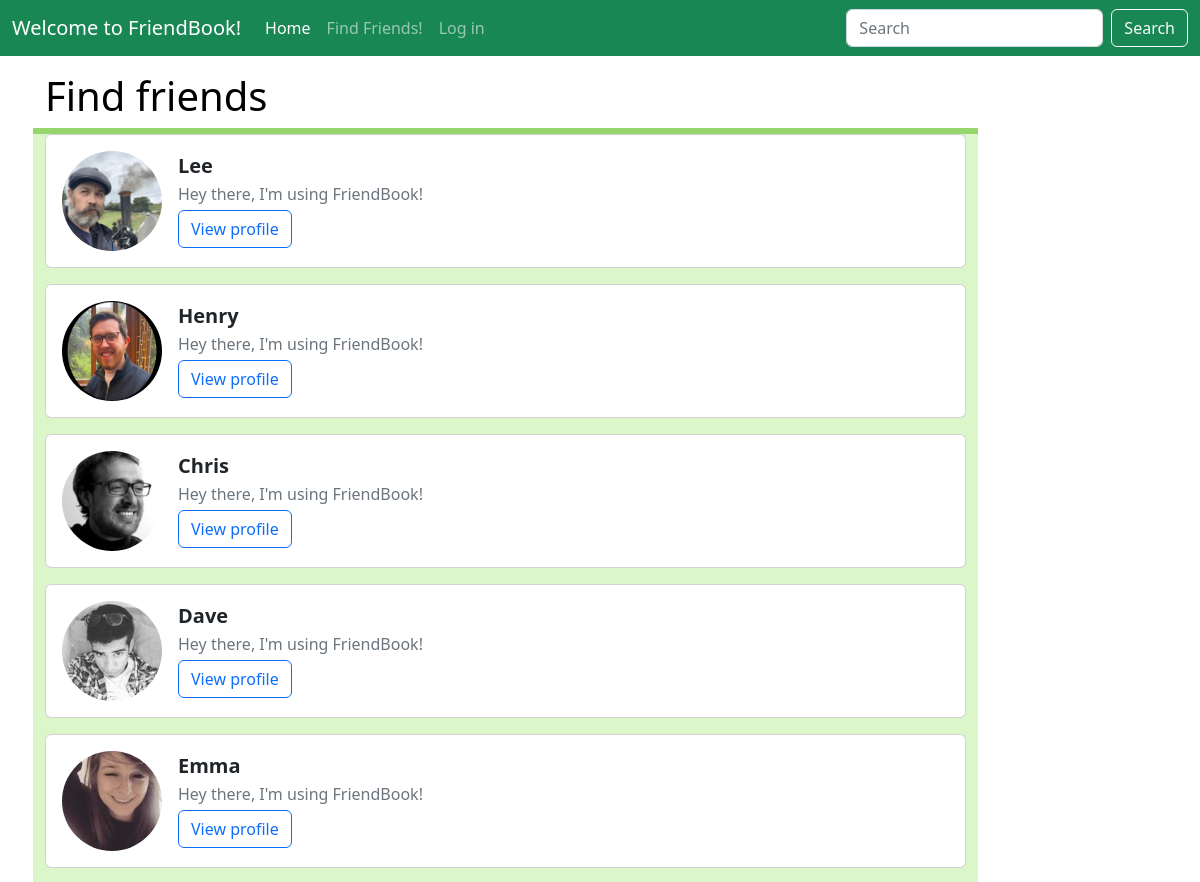
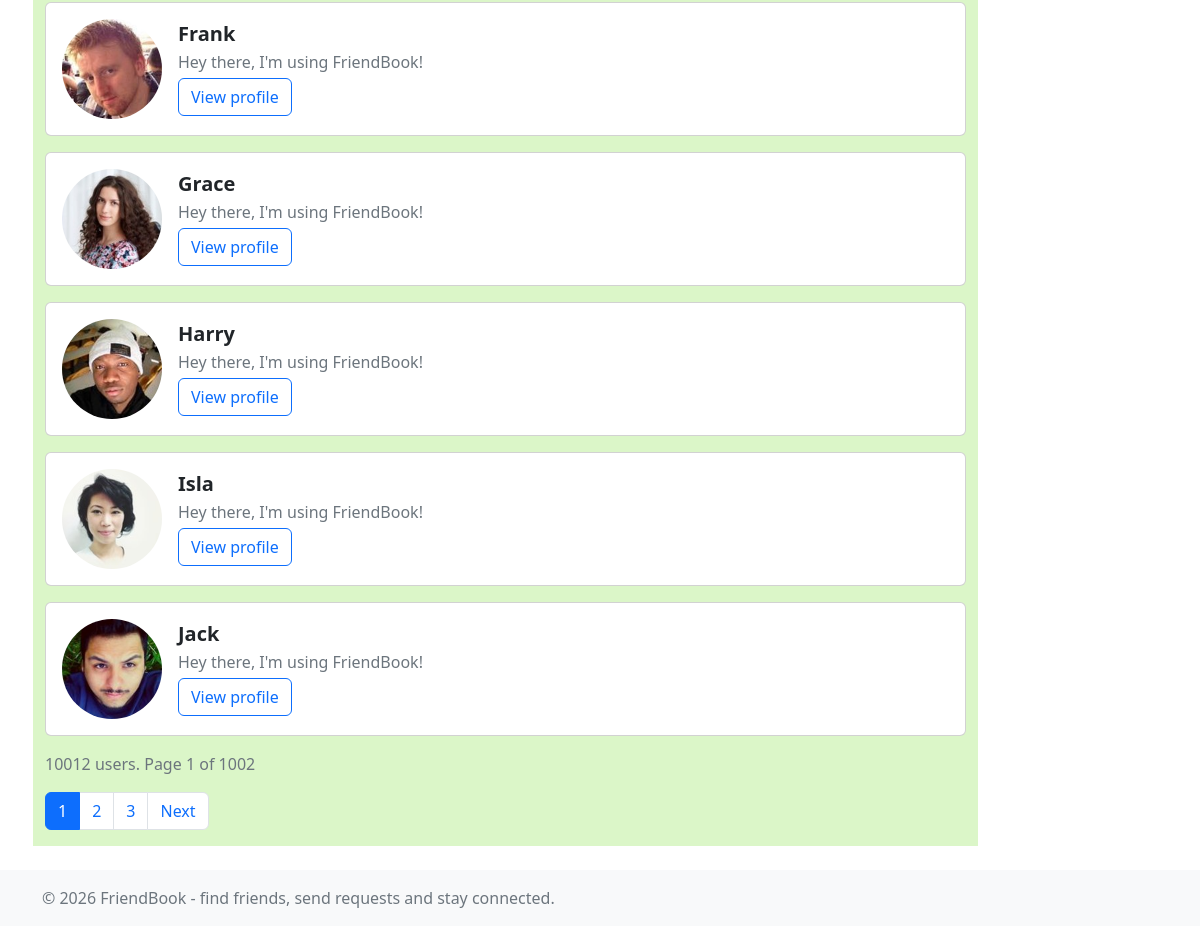
The page /users.php on the database its author committed (2 pictures, top to bottom).
### tables this page shows
CREATE TABLE users (
                       id INTEGER PRIMARY KEY AUTOINCREMENT,
                       username TEXT NOT NULL,
                       email TEXT NOT NULL,
                       photo TEXT,
                       password TEXT NOT NULL,
                       lat REAL,
                       lng REAL
);

### users.php (called while the page is built, shortened)
<?php
require_once('Models/FriendDataSet.php');
require_once('Models/UserDataSet.php');
require_once('Models/User.php');
$view = new stdClass();
$dataSet = new UserDataSet();
$friendSet = new FriendDataSet();
$user = new User();
$view->pageTitle = 'Find friends';
$view->loggedIn = $user->userLoggedIn();
$view->currentUserId = 0;
$excludedId = $view->currentUserId;
$perPage = 10;
$search = "";
$totalUsers = $dataSet->countUsers($search, $excludedId);
$totalPages = max(1, (int)ceil($totalUsers / $perPage));
$page = 1;
$page = min($page, $totalPages);
$offset = ($page - 1) * $perPage;
$view->users = $dataSet->fetchUserPaging($perPage, $offset, $search, $excludedId);
$view->friendCount = [];
foreach ($view->users as $friend) {
    $view->friendCount[$friend->getId()] = $friendSet->friendCount($friend->getId());
}
$view->totalUsers = $totalUsers;
$view->page = $page;
$view->totalPages = $totalPages;
$view->search = $search;
require_once('Views/users.phtml');

### Models/Database.php (called while the page is built, shortened)
<?php
class Database
{
    protected static $_dbInstance = null;
    protected $_dbHandle;
    public static function getInstance()
    {
        if (self::$_dbInstance === null) {
            self::$_dbInstance = new self();
        }
        return self::$_dbInstance;
    }
    private function __construct()
    {
        try {
            $this->_dbHandle = new PDO("sqlite:" . __DIR__ . "/../Database/friendbook.sqlite");
        } catch (PDOException $e) {
            echo $e->getMessage();
        }
    }
    public function getdbConnection()
    {
        return $this->_dbHandle;
    }
}

### Models/DataSet.php (called while the page is built, shortened)
<?php
require_once("Database.php");
abstract class DataSet
{
    public function __construct()
    {
        $this->_dbInstance = Database::getInstance();
        $this->_dbHandle = $this->_dbInstance->getdbConnection();
    }
}

### Models/UserData.php (called while the page is built, shortened)
<?php
class UserData
{
    protected $_id;
    protected $_username;
    protected $_photo;
    public function __construct($dbRow){
        $this->_id = $dbRow["id"];
        $this->_username = $dbRow["username"];
        $this->_photo = $dbRow["photo"];
    }
    public function getId(){
        return $this->_id;
    }
    public function getUsername(){
        return $this->_username;
    }
    public function getPhotoPath(){
        $file = basename((string)$this->_photo);
        if ($file !== '' && file_exists(__DIR__ . '/../profiles/' . $file)){
           return 'profiles/' . $file;
        }
        return 'profiles/placeholder.jpg';
    }
}

### Models/UserDataSet.php (called while the page is built, shortened)
<?php
require_once ('DataSet.php');
require_once ('UserData.php');
class UserDataSet extends DataSet {
    public function fetchUserPaging($limit, $offset, $search = "", $excludedId = 0) {
        $sqlQuery = 'SELECT * FROM users WHERE username LIKE :search AND id != :excludedId
                     LIMIT :limit OFFSET :offset';
        $statement = $this->_dbHandle->prepare($sqlQuery);
        $statement->bindValue(':limit', $limit, PDO::PARAM_INT);
        $statement->bindValue(':offset', $offset, PDO::PARAM_INT);
        $statement->bindValue(':search', $search . "%");
        $statement->bindValue(':excludedId', $excludedId, PDO::PARAM_INT);
        $statement->execute();
        $dataSet = [];
        while ($row = $statement->fetch()) {
            $dataSet[] = new UserData($row);
        }
        return $dataSet;
    }
    public function countUsers($search = "", $excludedId = 0){
        $sqlQuery="SELECT COUNT(*) FROM users WHERE username LIKE :search AND id != :excludedId";
        $statement = $this->_dbHandle->prepare($sqlQuery);
        $statement->execute([':search' => $search . "%", ':excludedId' => $excludedId]);
        return (int)$statement->fetchColumn();
    }
}

### Models/FriendDataSet.php (called while the page is built, shortened)
<?php
require_once("DataSet.php");
class FriendDataSet extends DataSet
{
    public function friendCount($userId)
    {
        $sqlQuery = "SELECT COUNT(*) FROM friends
                     WHERE (friend1 = :userId OR friend2 = :userId) AND status = 2";
        $statement = $this->_dbHandle->prepare($sqlQuery);
        $statement->execute([":userId" => $userId]);
        return (int)$statement->fetchColumn();
    }
}

### Models/User.php (called while the page is built, shortened)
<?php
require_once("Models/UserDataSet.php");
class User
{
    public function userLoggedIn()
    {
        $userLoggedIn = false;
        return $userLoggedIn;
    }
}

### Views/users.phtml (the view, shortened to what this page needs)
<?php require('template/header.phtml') ?>
<?php foreach ($view->users as $user) { ?>
    <div class="card mb-3">
        <div class="card-body d-flex align-items-center">
            <img src="<?php echo htmlspecialchars($user->getPhotoPath()); ?>"
                 alt="<?php echo htmlspecialchars($user->getUsername()); ?>"
                 class="rounded-circle me-3" width="100" height="100">
            <div>
                <h5 class="mb-1 fw-bold"><?php echo htmlspecialchars($user->getUsername()); ?></h5>
                <p class="text-muted mb-1">Hey there, I'm using FriendBook!</p>
                <?php if ($view->loggedIn) { ?>
                    <p class="text-muted mb-1">Email: <?php echo htmlspecialchars($user->getEmail()); ?></p>
                    <?php $friendCount = (int)$view->friendCount[$user->getId()];
                    ?>
                    <small> <?php
                        echo $friendCount;
                        if ($friendCount == 1) {
                            echo ' friend';
                        } else {
                            echo ' friends';
                        } ?>
                    </small>
                    <?php
                    $friendship = null;
                    if (isset($view->friendships[$user->getId()])) {
                        $friendship = $view->friendships[$user->getId()];
                    }
                    ?>
                    <!-- No friend button is displayed on the logged-in user's own card. Otherwise,
                    if there is no friendship, the request friend button appears, if a request is pending aka status=1,
                    then it displays the request pending badge. Anything else other than that will just display the
                    friends badge. -->
                    <?php if ($user->getId() != $view->currentUserId) { ?>
                        <?php if ($friendship == null) { ?>
                            <form method="post" action="sendfriendrequest.php">
                                <input type="hidden" name="receiverId" value="<?php echo (int)$user->getId(); ?>">
                                <button type="submit" class="btn btn-primary">Request friend!</button>
                            </form>
                        <?php } else if ($friendship->getStatus() == "1") { ?>
                            <span class="badge bg-warning text-dark">Request Pending</span>
                        <?php } else { ?>
                            <span class="badge bg-success">Friends!</span>
                        <?php } ?>
                    <?php } ?>
                <?php } else { ?>
                    <a class="btn btn-outline-primary" href="login.php">View profile</a>
                <?php } ?>
            </div>
        </div>
    </div>
<?php } ?>
<?php
$startPage = $view->page - 1;
$endPage = $view->page + 1;
if ($startPage < 1) {
    $startPage = 1;
    $endPage = 3;
}
?>
<nav aria-label="User pages">
    <p class="text-muted"><?php echo (int)$view->totalUsers; ?> users.
        Page <?php echo (int)$view->page; ?> of <?php echo (int)$view->totalPages; ?>
    </p>
    <ul class="pagination">
        <?php for ($i = $startPage; $i <= $endPage; $i++) { ?>
            <?php if ($i == $view->page) { ?>
                <li class="page-item active"><span class="page-link"><?php echo $i; ?></span></li>
            <?php } else { ?>
                <li class="page-item"><a class="page-link"
                                         href="users.php?<?php echo htmlspecialchars(http_build_query(["search" => $view->search, "page" => $i])); ?>"><?php echo $i; ?></a>
                </li>
            <?php } ?>
        <?php } ?>
        <?php if ($view->page < $view->totalPages) { ?>
            <li class="page-item"><a class="page-link"
                                     href="users.php?<?php echo htmlspecialchars(http_build_query(["search" => $view->search, "page" => $view->page + 1])); ?>">Next</a>
            </li>
        <?php } ?>
    </ul>
</nav>
<?php require('template/footer.phtml') ?>

### Views/template/header.phtml (shortened to what this page needs)
<!DOCTYPE html>
<html lang="en">
<head>
    <link href="https://cdn.jsdelivr.net/npm/bootstrap@5.2.0/dist/css/bootstrap.min.css" rel="stylesheet"
>
    <link href="css/my-style.css" rel="stylesheet">
</head>
<body class="d-flex flex-column h-100">
<header>
    <nav class="navbar navbar-expand-md navbar-dark fixed-top bg-success">
        <div class="container-fluid">
            <a class="navbar-brand" href="#">Welcome to FriendBook!</a>
            <div class="collapse navbar-collapse" id="navbarCollapse">
                <ul class="navbar-nav me-auto mb-2 mb-md-0">
                    <li class="nav-item">
                        <a class="nav-link active" aria-current="page" href="index.php">Home</a>
                    </li>
                    <li class="nav-item">
                        <a class="nav-link" href="users.php"> Find Friends!</a>
                    </li>
                    <?php if (isset($_SESSION["userId"])) { ?>
                        <li class="nav-item">
                            <a class="nav-link" href="logout.php">Log out</a>
                        </li>
                        <li class="nav-item">
                            <a class="nav-link" href="friends.php"> Friends list</a>
                        </li>
                        <li class="nav-item">
                            <a class="nav-link" href="edit_profile.php">Edit Profile</a>
                        </li>
                        <li class="nav-item"><span
                                    class="nav-link"> Logged in as <?php echo htmlspecialchars($_SESSION['username']); ?></span>
                        </li>
                    <?php } else { ?>
                        <li class="nav-item">
                            <a class="nav-link" href="login.php"> Log in</a>
                        </li>
                    <?php } ?>
                </ul>
                <form class="d-flex" role="search" method="get" action="users.php">
                    <input class="form-control me-2" type="search" name="search" placeholder="Search"
                           aria-label="Search">
                    <button class="btn btn-outline-light" type="submit">Search</button>
                </form>
            </div>
        </div>
    </nav>
</header>
<main class="flex-shrink-0">
    <div class="container">
        <div class="row">
            <div id="title" class="col-xs-12">
                <h1><?php echo $view->pageTitle ?> </h1>
            </div>
        </div>
        <div class="row">
            <section id="content" class="col-xs-6 col-sm-9 col-md-10">

### Views/template/footer.phtml (shortened to what this page needs)
</section>
</div>
</div>
</main>
<footer class="footer fixed-bottom mt-auto py-3 bg-light">
    <div class="container">
        <span class="text-muted">© 2026 FriendBook - find friends, send requests and stay connected.</span>
    </div>
</footer>
</body>
</html>

### css/my-style.css (style rules this page uses)
main > .container { padding: 60px 15px 0; padding-bottom: 80px; }
#title { margin-top: 12px; background-color: #ffffff; color: #000; }
#content { background-color: #dbf6c8; border-top: solid 6px #95d76c; }

### rows shown on the page
users: photo (picture), username "Lee"
users: photo (picture), username "Henry"
users: photo (picture), username "Chris"
users: photo (picture), username "Dave"
users: photo (picture), username "Emma"
users: photo (picture), username "Frank"
users: photo (picture), username "Grace"
users: photo (picture), username "Harry"
users: photo (picture), username "Isla"
users: photo (picture), username "Jack"

### other values the page prints
$view->pageTitle "Find friends"
$view->totalUsers "10012"
$view->page "1"
$view->totalPages "1002"
